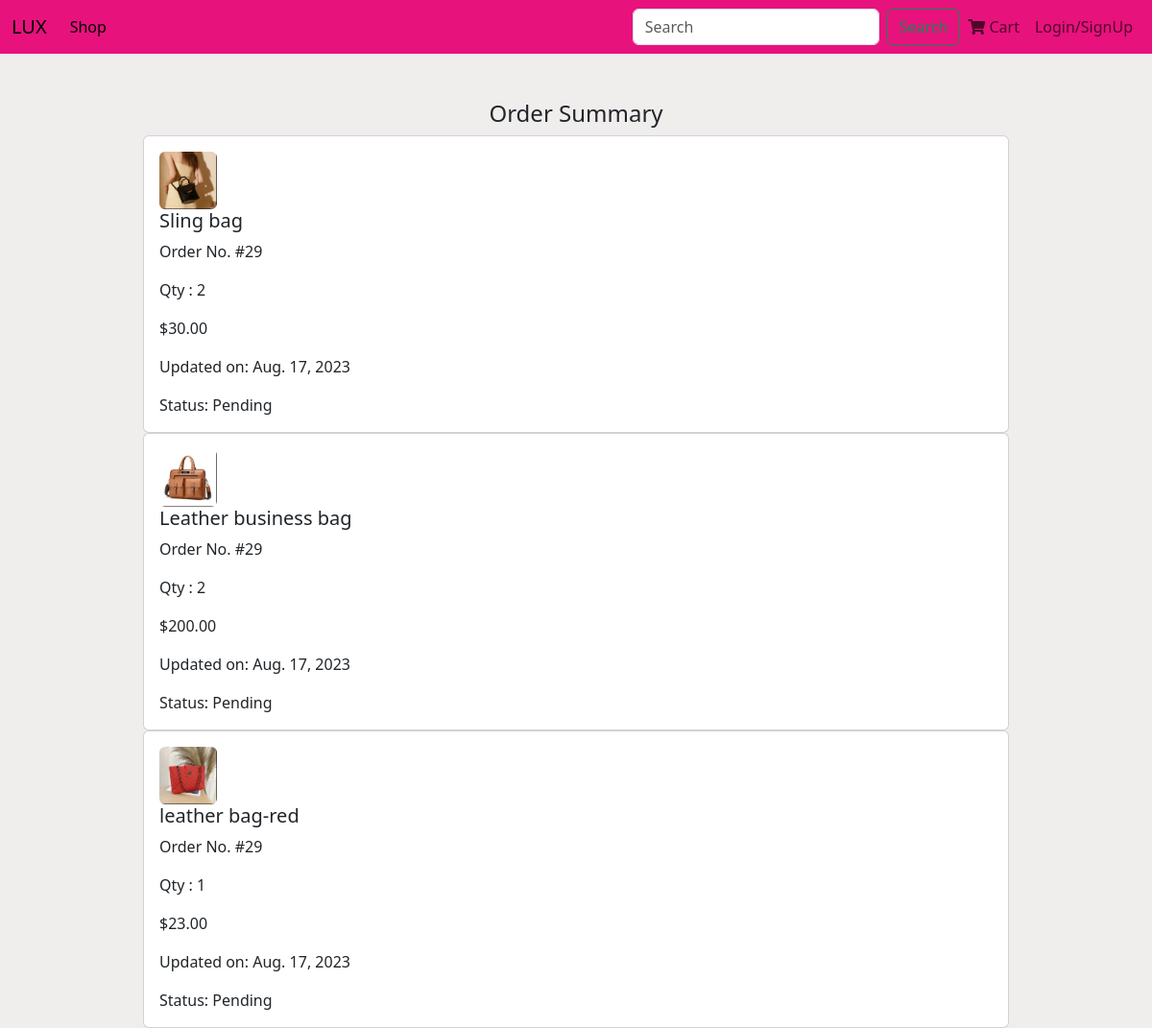
Page /orders/29/ on the committed database.
### orders/models.py (models this page shows, shortened)
class OrderItem(models.Model):
    order = models.ForeignKey(Order, on_delete=models.CASCADE,   related_name='order_items')
    product = models.ForeignKey(Product, on_delete=models.CASCADE)
    quantity = models.IntegerField(default=1)
    price = models.DecimalField(max_digits=10,decimal_places=2, default= 0)
    @property
    def subtotal(self):
        return self.product.price * self.quantity

class Order(models.Model):
    customer = models.ForeignKey(settings.AUTH_USER_MODEL, on_delete=models.CASCADE)
    phone = models.CharField(max_length=30, null=False, blank=False)
    street_address = models.CharField(max_length=200,null=False, blank=False )
    city = models.CharField(max_length=200,null=False, blank=False)
    house_number = models.CharField(max_length=200,null=False, blank=False)
    other = models.CharField(max_length=200,null=True, blank=True)
    date_created = models.DateField(auto_now_add=True)
    date_updated = models.DateField(auto_now_add=True)
    paid = models.BooleanField(default=False)
    payment_id = models.CharField(max_length=100,null=True)
    SHIPPING_STATUS_CHOICES = (
        ('Pending', 'Pending'),
        ('Shipped', 'Shipped'),
        ('Delivered', 'Delivered'),
    )
    amount = models.DecimalField(max_digits=10,decimal_places=2,null=True)
    status = models.CharField(max_length=20, choices=SHIPPING_STATUS_CHOICES, default='Pending')

### store/models.py (models this page shows, shortened)
class Product(models.Model):
    name = models.CharField(max_length=100)
    description = models.TextField()
    price = models.DecimalField(max_digits=10, decimal_places=2)
    image = models.ImageField(upload_to='products/')
    created_at = models.DateTimeField(auto_now_add=True)

### orders/views.py (the view)
# urls.py: path('orders/<int:id>/', views.OrderItemView.as_view(), name='order-detail'),
class OrderItemView(ListView):
    template_name = 'orders/order_detail.html'
    context_object_name = 'order_items_list'
    def get_queryset(self):
        order_id = self.kwargs['id']
        order = get_object_or_404(Order, id=order_id)
        return order.order_items.all()

### store/context_processors.py (called while the page is built)
def cart_items(request):
    if request.user.is_authenticated:
        customer = request.user
        total_cart_items = Cart.objects.filter(customer=customer).aggregate(total_quantity=Sum('quantity'))['total_quantity'] or 0
    else:
        total_cart_items = 0
    return {'total_cart_items': total_cart_items}

### orders/templates/orders/order_detail.html
{% extends 'base.html'%}
{% block content%}
<div class="container mt-4">
  <div class="row">
     <h4 class="text-center">Order  Summary</h4>
  </div>
</div>
<div class="container">
  {% for order_item in order_items_list %}
    <div class="row">
      <div class="col-12">
        <div class="card">
          <div class="card-body">
            <img src="{{ order_item.product.image.url }}" alt="Winter Landscape" width="60" class="img-fluid rounded" style="max-width: 100%;" />
            <h5 class="card-title">{{ order_item.product.name }}</h5>
            <p class="card-text">Order No. #{{ order_item.order.id }}</p>
            <p class="card-text">Qty : {{ order_item.quantity }}</p>
            <p class="card-text">${{ order_item.subtotal }}</p>
             <p class="card-text">Updated on: {{ order_item.order.date_updated }}</p>
             <p class="card-text">Status: {{ order_item.order.status }}</p>
          </div>
        </div>
      </div>
    </div>
  {% endfor %}
</div>
{% endblock%}

### rows in the picture
OrderItem: product.image (picture), product.name "Sling bag", order.id "29", quantity "2", subtotal "30.00", order.date_updated "Aug. 17, 2023", order.status "Pending"
OrderItem: product.image (picture), product.name "Leather business bag", order.id "29", quantity "2", subtotal "200.00", order.date_updated "Aug. 17, 2023", order.status "Pending"
OrderItem: product.image (picture), product.name "leather bag-red", order.id "29", quantity "1", subtotal "23.00", order.date_updated "Aug. 17, 2023", order.status "Pending"
